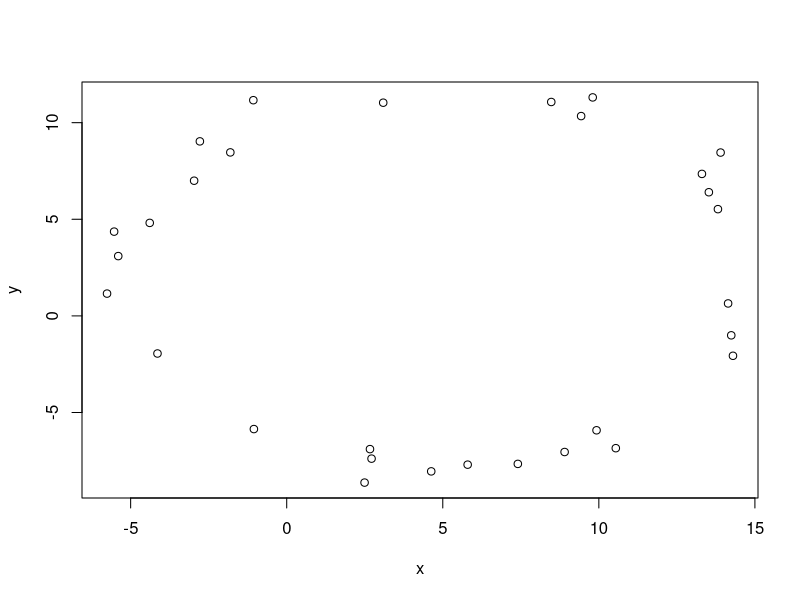

Here is the R script that generated this plot:


n = 30;
r = 10;
x0 = 5; y0 = 2;
#
phi = (2*pi)*runif(n);
dri =  runif(n, -1,1) / 10 * r;
x = x0 + (r+dri) * sin(phi);
y = y0 + (r+dri) * cos(phi);

# Plot:
plot(x, y)

### Circular Regression

#
xm = mean(x); ym = mean(y);

# Eq 1:
sum((x-x0)^2 + (y-y0)^2 - r^2) # = 0
r^2 - sum((x-x0)^2 + (y-y0)^2) / n # = 0

# Eq 2 & 3:
sum(((x-x0)^2 + (y-y0)^2 - r^2) * (x-x0)) # = 0
sum(((x-x0)^2 + (y-y0)^2 - r^2) * (y-y0)) # = 0

# Substituting Eq 1 in Eqs 2&3:
sum(((x-x0)^2 + (y-y0)^2 - r^2) * x) # = 0
sum(((x-x0)^2 + (y-y0)^2 - r^2) * y) # = 0
# =>
sum((x-x0)^2*x + (y-y0)^2*x - xm*(x-x0)^2 - xm*(y-y0)^2) # = 0
sum((x-x0)^2*y + (y-y0)^2*y - ym*(x-x0)^2 - ym*(y-y0)^2) # = 0

# =>
sum(x^2*(x-xm) - 2*x*(x-xm)*x0 + (x-xm)*x0^2 + (x-xm)*y^2 - 2*(x-xm)*y*y0 + (x-xm)*y0^2) # = 0
sum(x^2*(y-ym) - 2*x*(y-ym)*x0 + (y-ym)*x0^2 + (y-ym)*y^2 - 2*(y-ym)*y*y0 + (y-ym)*y0^2) # = 0

# TODO: Solve sustem;
